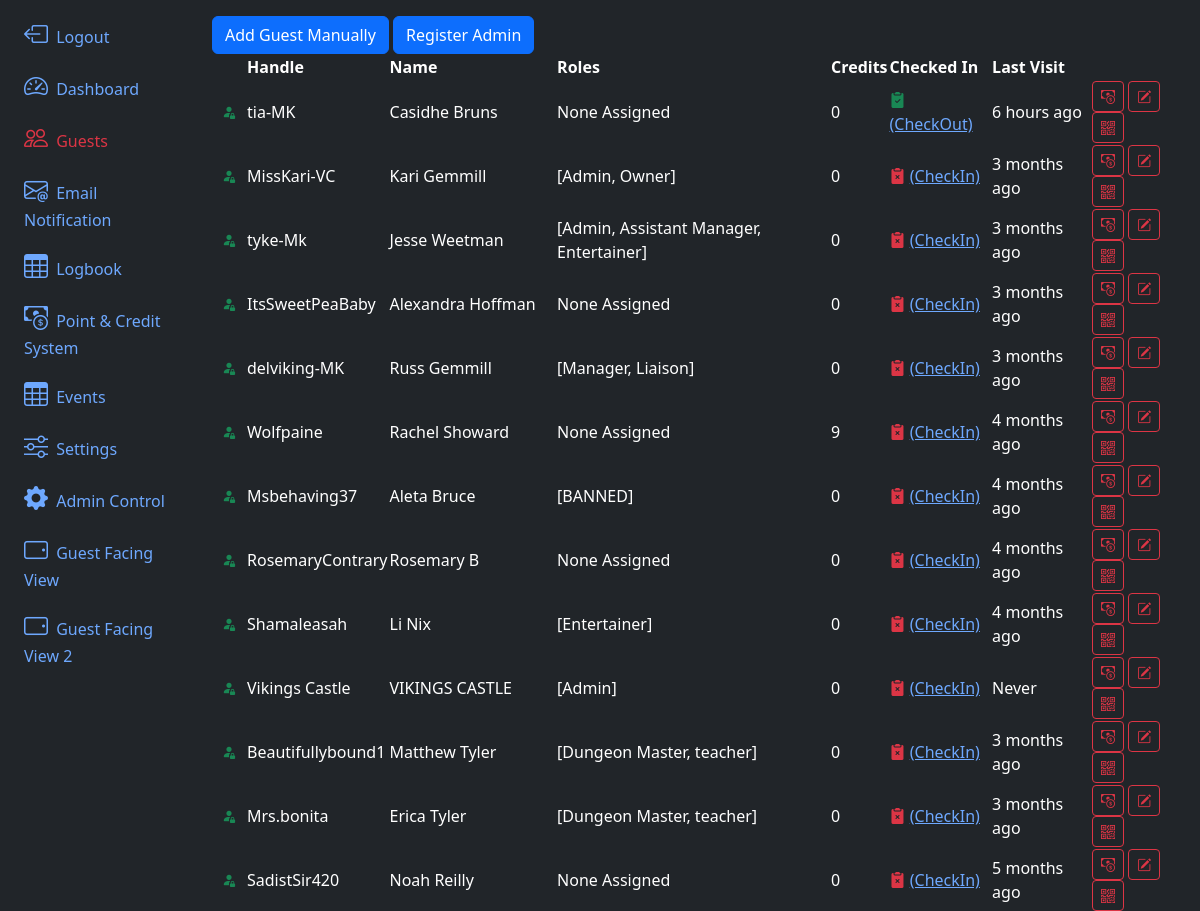
Page /guests/ (upper part) on the earlier database version.
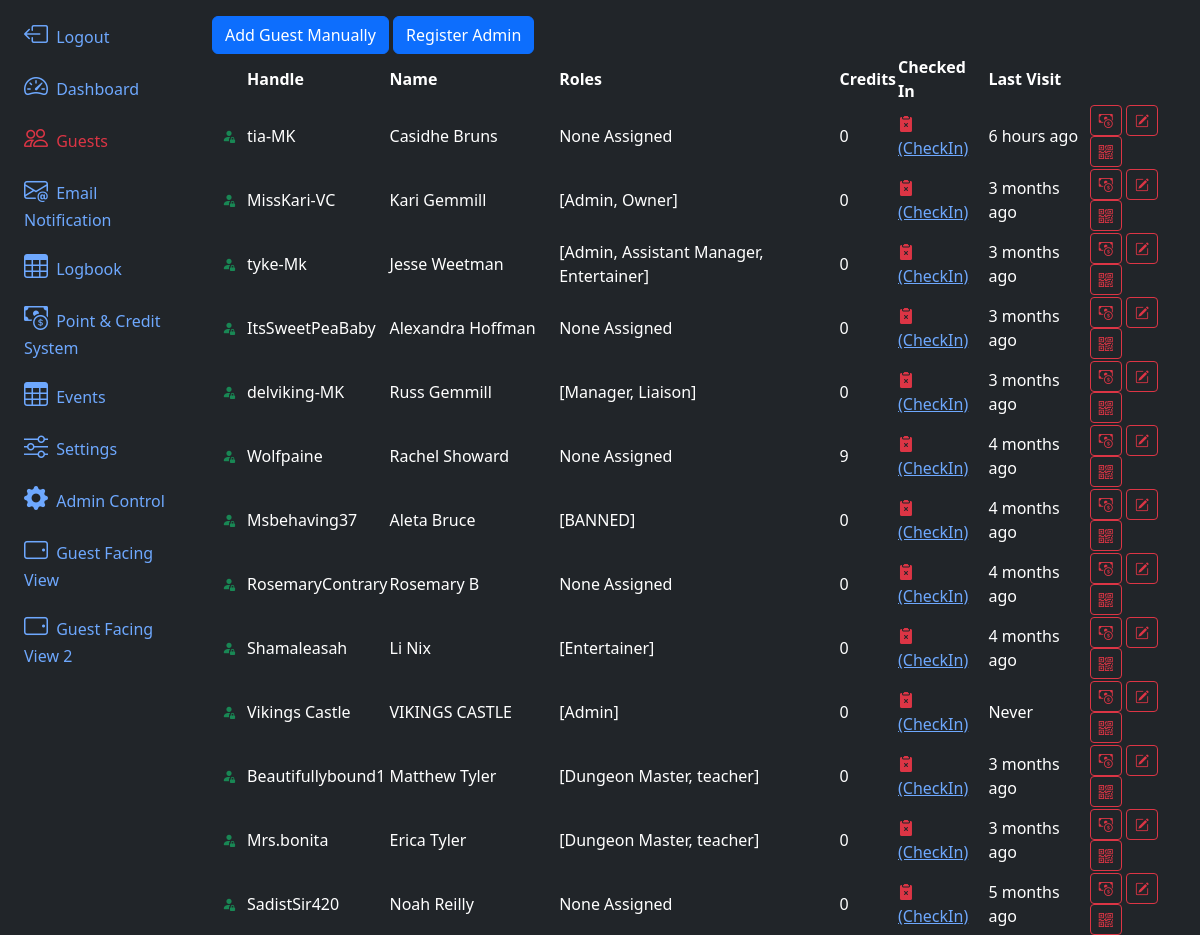
Same page on the later database version.
### app/models.py (models this page shows, shortened)
@dataclass
class Guest(db.Model, UserMixin):
    id:int = db.Column(db.Integer, primary_key=True)
    uuid:str  = db.Column(db.String, unique=True, name="uuid")
    fetUsername:str  = db.Column(db.String(100) )
    name:str  = db.Column(db.String(100), nullable=False)
    email:str  = db.Column(db.String(200), nullable=False)
    phone:str  = db.Column(db.String(20))
    checkin_blocked:bool = db.Column(db.Boolean(), default=False)
    password:str  = db.Column(db.String(255))
    allow_qrcode_refresh:bool = db.Column(db.Boolean(), default=True)
    roles = db.relationship('Role', backref=db.backref('guests'), secondary=guest_role)
    performs = db.relationship('Addon', backref='guests', secondary='guest_addons')
    termsCheck:bool = db.Column(db.Boolean(), default=False)
    termsDate = db.Column(db.DateTime(timezone=True), server_default=func.now())
    credit = db.relationship('GuestCredit',backref='guest')
    logbook = db.relationship('Guestlog', backref='guest')
    checkedIn:bool = db.Column(db.Boolean(), default=False)
    lastVisit = db.Column(db.DateTime(timezone=True), server_default=None)
    lastCheckOut = db.Column(db.DateTime(timezone=True), server_default=None)
    created_at = db.Column(db.DateTime(timezone=True), server_default=func.now())

@dataclass
class GuestCredit(db.Model):
    id:int = db.Column(db.Integer, primary_key=True)
    lastUpdate = db.Column(db.DateTime(timezone=True), server_default=None)
    guest_id = db.Column(db.Integer, db.ForeignKey('guest.id'), nullable=False)
    points:int  = db.Column(db.Integer, nullable=False, default=0)
    generalAmount:int  = db.Column(db.Integer, nullable=False, default=0)
    specialEventAmount:int  = db.Column(db.Integer, nullable=False, default=0)
    privateSessionAmount:int  = db.Column(db.Integer, nullable=False, default=0)

@dataclass
class Role(db.Model):
    id:int = db.Column(db.Integer, primary_key=True)
    name:str  = db.Column(db.String(100))
    description:str  = db.Column(db.String(200))
    permissions:str  = db.Column(db.String(200))
    skip_payment_at_checkin:bool = db.Column(db.Boolean(), default=False)
    skip_tos_update_at_checkin:bool = db.Column(db.Boolean(), default=False)
    allow_login_to_backoffice:bool = db.Column(db.Boolean(), default=False)
    allow_password_reset:bool = db.Column(db.Boolean(), default=False)
    notify_staff_on_checkin:bool = db.Column(db.Boolean(), default=False)
    auto_checkout_on_event_end:bool = db.Column(db.Boolean(), default=False)
    def __repr__(self):
        return f'{self.name}'

### app/routes.py (the view, shortened to what this page needs)
@app.route('/guests/', methods=['GET', 'POST'])
def guests():
    return render_template('guests.html', guests=Guest.query.all())

### app/__init__.py (called while the page is built)
@app.template_filter('get_general_credits')
def get_general_credits(credit):
    return sum(x.generalAmount for x in credit)

### app/templates/guests.html (shortened to what this page needs)
{% extends 'layout.html' %}
{% block content %}
<div>
    <button type="button" class="btn btn-primary" data-bs-toggle="modal" data-bs-target="#registerModal"
        data-bs-mode="new">
        Add Guest Manually
    </button>
    <a href="/registerAdmin"><button type="button" class="btn btn-primary">Register Admin</button></a>
</div>
<table class="table-dark rounded-3 overflow-hidden" data-toggle="table">
    <thead>
        <tr>
            <th scope="col"></th>
            <th data-sortable="true" scope="col">Handle</th>
            <th data-sortable="true" scope="col" class='d-none d-md-table-cell'>Name</th>
            <th data-sortable="true" scope="col" class='d-none d-lg-table-cell'>Roles</th>
            <th data-sortable="true" scope="col" class='d-none d-xl-table-cell'>Credits</th>
            <th data-sortable="true" scope="col">Checked In</th>
            <th data-sortable="true" scope="col">Last Visit</th>
            <th data-align="right" scope="col"></th>
        </tr>
    </thead>
    <tbody>
        {% for guest in guests %}
        <tr>
            <td>
                <button type="button" class="btn btn-sm" data-bs-mode="edit" data-bs-uuid="{{guest.id}}">
                    {% if guest.checkin_blocked == None %}
                    <i class="bi bi-person-fill-lock text-success"></i>
                    {% elif guest.checkin_blocked == False %}
                    <i class="bi bi-person-fill-lock text-success"></i>
                    {% else %}
                    <i class="bi bi-person-fill-lock text-danger"></i>
                    {% endif %}
                </button>
            </td>
            <td>{{guest.fetUsername}}</td>
            <td class='d-none d-md-table-cell'>{{guest.name}}</td>
            {% if guest.roles %}
            <td class='d-none d-lg-table-cell'>{{guest.roles}}</td>
            {% else %}
            <td class='d-none d-lg-table-cell'>None Assigned</th>
                {% endif %}
            <td class='d-none d-xl-table-cell'>{{guest.credit | get_general_credits }}</td>
            {% if guest.checkedIn %}
            <td class='d-none d-lg-table-cell'><i class="bi bi-clipboard2-check-fill text-success"></i> <a
                    href="/checkOut/{{guest.id}}/Manually?next=%2Fguests">(CheckOut)</a></td>
            {% else %}
            <td class='d-none d-lg-table-cell'><i class="bi bi-clipboard2-x-fill text-danger"></i> <a
                    href="/checkIn/{{guest.id}}/Manually?next=%2Fguests">(CheckIn)</a></td>
            {% endif %}
            {% if guest.lastVisit %}
            <td>{{ moment(guest.lastVisit).fromNow() }}</td>
            {% else %}
            <td>Never</td>
            {% endif %}
            <td>
                <a href="/guestCredit/{{guest.id}}"><button type="button" class="btn btn-sm btn-outline-danger"><i
                            class="bi bi-cash-coin"></i></button></a>
                <button type="button" class="btn btn-sm btn-outline-danger" data-bs-toggle="modal"
                    data-bs-target="#registerModal" data-bs-mode="edit" data-bs-uuid="{{guest.id}}"><i
                        class="bi bi-pencil-square"></i></button>
                <button type="button" class="btn btn-sm btn-outline-danger" data-bs-toggle="modal"
                    data-bs-target="#qrModal" data-bs-qr="{{guest.uuid}}"><i class="bi bi-qr-code"></i></button>
            </td>
        </tr>
        {% endfor %}
    </tbody>
</table>
{% endblock content %}

### app/templates/layout.html (shortened to what this page needs)
<!doctype html>
<html lang="en" data-bs-theme="dark">
<head>
    <link href="https://cdn.jsdelivr.net/npm/bootstrap@5.3.3/dist/css/bootstrap.min.css" rel="stylesheet"
>
    <link rel="stylesheet" href="https://cdn.jsdelivr.net/npm/bootstrap-icons@1.11.3/font/bootstrap-icons.min.css">
    <link rel="stylesheet" href="https://cdn.jsdelivr.net/npm/bootstrap-table@1.23.2/dist/bootstrap-table.min.css">
</head>
<body>
    <div class="container-fluid">
        <div class="row flex-nowrap">
            <div class="col-auto col-md-3 col-xl-2 px-sm-2 px-0 bg-dark">
                <div class="d-flex flex-column align-items-center align-items-sm-start px-3 pt-2 text-white min-vh-100">
                    <ul class="nav nav-pills flex-column mb-sm-auto mb-0 align-items-center align-items-sm-start"
                        id="menu">
                        <a href="/logout" class="nav-link align-middle px-0">
                            <i class="fs-4 bi-box-arrow-left"></i> <span class="ms-1 d-none d-sm-inline">Logout</span>
                        </a>
                        <li class="nav-item">
                            <a href="/dashboard"
                                class="nav-link align-middle px-0 {% if request.endpoint == 'dashboard' %}text-danger{% endif %}">
                                <i class="fs-4 bi-speedometer2"></i> <span
                                    class="ms-1 d-none d-sm-inline">Dashboard</span>
                            </a>
                        </li>
                        <li class="nav-item">
                            <a href="/guests"
                                class="nav-link px-0 align-middle {% if request.endpoint == 'guests' %}text-danger{% endif %}">
                                <i class="fs-4 bi-people"></i> <span class="ms-1 d-none d-sm-inline">Guests</span>
                            </a>
                        </li>
                        <li class="nav-item">
                            <a href="/notificationEmailer"
                                class="nav-link px-0 align-middle {% if request.endpoint == 'emailer' %}text-danger{% endif %}">
                                <i class="fs-4  bi-envelope-at"></i> <span class="ms-1 d-none d-sm-inline">Email Notification</span>
                            </a>
                        </li>
                        <li class="nav-item">
                            <a href="/logbook"
                                class="nav-link px-0 align-middle {% if request.endpoint == 'logbook' %}text-danger{% endif %}">
                                <i class="fs-4 bi-table "></i> <span class="ms-1 d-none d-sm-inline">Logbook</span></a>
                        </li>
                        <a href="/credits"
                            class="nav-link px-0 align-middle {% if request.endpoint == 'credits' %}text-danger{% endif %}">
                            <i class="fs-4 bi-cash-coin "></i> <span class="ms-1 d-none d-sm-inline">Point & Credit System</span></a>
                        <a href="/events"
                            class="nav-link px-0 align-middle {% if request.endpoint == 'events' %}text-danger{% endif %}">
                            <i class="fs-4 bi-table "></i> <span class="ms-1 d-none d-sm-inline">Events</span></a>
                        <li class="nav-item">
                            <a href="/settings"
                                class="nav-link px-0 align-middle {% if request.endpoint == 'settings' %}text-danger{% endif %}">
                                <i class="fs-4 bi-sliders "></i> <span
                                    class="ms-1 d-none d-sm-inline">Settings</span></a>
                        </li>
                        <a target="_blank" rel="noopener noreferrer" href="/admin"
                            class="nav-link px-0 align-middle">
                            <i class="fs-4 bi-gear-fill "></i> <span class="ms-1 d-none d-sm-inline">Admin
                                Control</span></a>
                        <a target="_blank" rel="noopener noreferrer" href="/guestView"
                            class="nav-link px-0 align-middle">
                            <i class="fs-4 bi-tablet-landscape "></i> <span class="ms-1 d-none d-sm-inline">Guest Facing View</span></a>
                        <a target="_blank" rel="noopener noreferrer" href="/guestView2"
                            class="nav-link px-0 align-middle">
                            <i class="fs-4 bi-tablet-landscape "></i> <span class="ms-1 d-none d-sm-inline">Guest Facing View 2</span></a>
                    </ul>
                </div>
            </div>
            <div class="col py-3 bg-dark text-light">
                {% block content %}{% endblock %}
            </div>
        </div>
    </div>
</body>
</html>

Differences in the rows shown:
changed Guest "tia-MK": checkedIn "(CheckOut)" → "(CheckIn)"
